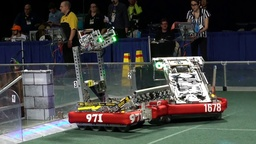
#> input picture OpenCV_Staging/FRC.jpg, 256 x 144 px, shrunk from 1280 x 720 before the run
$ python Circle_From_File.py
#> lines starting #> are read from the running program, lines starting #| are printed output that depends on the picture
import cv2
import numpy as np

img = cv2.imread('FRC.jpg',0)
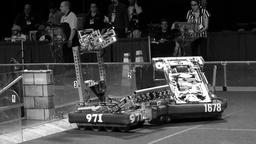
#> img: shape (144, 256); min 0, max 255, mean 70
img = cv2.medianBlur(img,5)
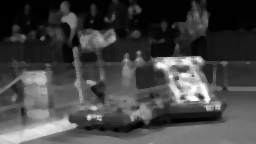
#> img: shape (144, 256); min 0, max 254, mean 67.7
cimg = cv2.cvtColor(img,cv2.COLOR_GRAY2BGR)

circles = cv2.HoughCircles(img,cv2.HOUGH_GRADIENT,1,20,
                            param1=50,param2=30,minRadius=0,maxRadius=0)
#> circles = 39 rows, first 8: [126.5, 86.5, 51.7], [120.5, 55.5, 55.6], [58.5, 68.5, 46.3], [138.5, 39.5, 67], [60.5, 99.5, 37.8], [159.5, 138.5, 70.9], [192.5, 81.5, 25.8], [5.5, 7.5, 122.8]

circles = np.uint16(np.around(circles))
#> circles = 39 rows, first 8: [126, 86, 52], [120, 56, 56], [58, 68, 46], [138, 40, 67], [60, 100, 38], [160, 138, 71], [192, 82, 26], [6, 8, 123]
for i in circles[0,:]:
    # draw the outer circle
    cv2.circle(cimg,(i[0],i[1]),i[2],(0,255,0),2)
    # draw the center of the circle
    cv2.circle(cimg,(i[0],i[1]),2,(0,0,255),3)
#> this loop made 39 passes
#> i on passes 1 to 12: [126, 86, 52], [120, 56, 56], [58, 68, 46], [138, 40, 67], [60, 100, 38], [160, 138, 71], [192, 82, 26], [6, 8, 123], [170, 46, 36], [242, 40, 52], [150, 82, 27], [154, 16, 46]
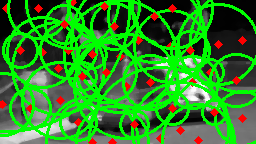
#> cimg: shape (144, 256, 3); mean B, G, R 37.4, 135, 47

cv2.imshow('detected circles',cimg)
cv2.waitKey(0)
cv2.destroyAllWindows()

$ run again, with OpenCV_Staging/maxresdefault.jpg copied over OpenCV_Staging/FRC.jpg
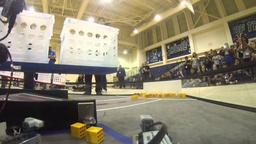
#> input picture OpenCV_Staging/maxresdefault.jpg, 256 x 144 px, shrunk from 1920 x 1080 before the run
#> `img = cv2.medianBlur(img,5)`:
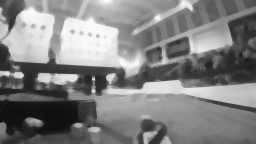
#> img: shape (144, 256); min 16, max 251, mean 129.1
#> `circles = cv2.HoughCircles(img,cv2.HOUGH_GRADIENT,1,20, param1=50,para..`: circles = 32 rows, first 8: [110.5, 54.5, 55.5], [148.5, 85.5, 54.9], [89.5, 44.5, 47.7], [188.5, 125.5, 89], [44.5, 53.5, 47.9], [178.5, 88.5, 43.5], [128.5, 101.5, 40.2], [121.5, 36.5, 34.4]
#> `circles = np.uint16(np.around(circles))`: circles = 32 rows, first 8: [110, 54, 56], [148, 86, 55], [90, 44, 48], [188, 126, 89], [44, 54, 48], [178, 88, 44], [128, 102, 40], [122, 36, 34]
#> the loop `for i in circles[0,:]:` made 32 passes
#> after the loop `for i in circles[0,:]:`:
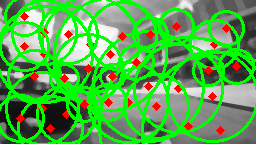
#> cimg: shape (144, 256, 3); mean B, G, R 78.9, 169.6, 87
